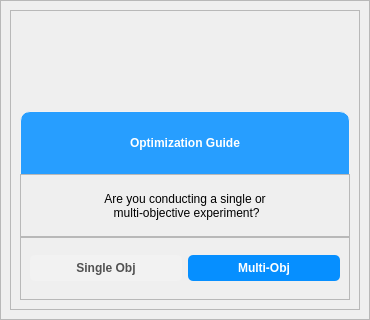
            <widget class="QWidget" name="modelPage">
             <property name="styleSheet">
              <string notr="true">QLabel{
	font:  12pt &quot;Calibri&quot;;
color:black;
}</string>
             </property>
             <layout class="QVBoxLayout" name="verticalLayout_9">
              <property name="leftMargin">
               <number>0</number>
              </property>
              <property name="topMargin">
               <number>0</number>
              </property>
              <property name="rightMargin">
               <number>0</number>
              </property>
              <property name="bottomMargin">
               <number>0</number>
              </property>
              <item>
               <widget class="QFrame" name="frame_4">
                <property name="frameShape">
                 <enum>QFrame::StyledPanel</enum>
                </property>
                <property name="frameShadow">
                 <enum>QFrame::Raised</enum>
                </property>
                <layout class="QVBoxLayout" name="verticalLayout_8">
                 <item alignment="Qt::AlignHCenter|Qt::AlignTop">
                  <widget class="QFrame" name="frame_22">
                   <property name="minimumSize">
                    <size>
                     <width>350</width>
                     <height>300</height>
                    </size>
                   </property>
                   <property name="styleSheet">
                    <string notr="true">#frame_23 {
    border-left: 1px solid #f2f2f2;
    border-right: 1px solid #f2f2f2;
    border-top: 1px solid #f2f2f2;
}

#frame_24 {
    border-left: 2px solid #f2f2f2;
    border-right: 2px solid #f2f2f2;
}

#frame_25 {
    border-left: 2px solid #f2f2f2;
    border-right: 2px solid #f2f2f2;
    border-bottom: 2px solid #f2f2f2;
}
</string>
                   </property>
                   <property name="frameShape">
                    <enum>QFrame::StyledPanel</enum>
                   </property>
                   <property name="frameShadow">
                    <enum>QFrame::Raised</enum>
                   </property>
                   <layout class="QVBoxLayout" name="verticalLayout_20">
                    <property name="spacing">
                     <number>0</number>
                    </property>
                    <property name="topMargin">
                     <number>100</number>
                    </property>
                    <item>
                     <widget class="QFrame" name="frame_23">
                      <property name="styleSheet">
                       <string notr="true">background-color: #279eff;
border-top-left-radius: 10px; /* Rounded top-left corner */
border-top-right-radius: 10px; /* Rounded top-right corner */
</string>
                      </property>
                      <property name="frameShape">
                       <enum>QFrame::StyledPanel</enum>
                      </property>
                      <property name="frameShadow">
                       <enum>QFrame::Raised</enum>
                      </property>
                      <layout class="QVBoxLayout" name="verticalLayout_21">
                       <item>
                        <widget class="QLabel" name="label_4">
                         <property name="styleSheet">
                          <string notr="true">QLabel{
	font:  12pt &quot;Calibri&quot;;
	font: 75 14pt &quot;Calibri&quot;;
font-weight:bold;
color:#fff;

}</string>
                         </property>
                         <property name="text">
                          <string>Optimization Guide</string>
                         </property>
                         <property name="alignment">
                          <set>Qt::AlignCenter</set>
                         </property>
                        </widget>
                       </item>
                      </layout>
                     </widget>
                    </item>
                    <item>
                     <widget class="QFrame" name="frame_24">
                      <property name="frameShape">
                       <enum>QFrame::StyledPanel</enum>
                      </property>
                      <property name="frameShadow">
                       <enum>QFrame::Raised</enum>
                      </property>
                      <layout class="QVBoxLayout" name="verticalLayout_22">
                       <item>
                        <widget class="QLabel" name="label_11">
                         <property name="text">
                          <string>Are you conducting a single or 
 multi-objective experiment?</string>
                         </property>
                         <property name="alignment">
                          <set>Qt::AlignCenter</set>
                         </property>
                        </widget>
                       </item>
                      </layout>
                     </widget>
                    </item>
                    <item>
                     <widget class="QFrame" name="frame_25">
                      <property name="frameShape">
                       <enum>QFrame::StyledPanel</enum>
                      </property>
                      <property name="frameShadow">
                       <enum>QFrame::Raised</enum>
                      </property>
                      <layout class="QHBoxLayout" name="horizontalLayout_8">
                       <item>
                        <widget class="QPushButton" name="btnSingleObj">
                         <property name="cursor">
                          <cursorShape>PointingHandCursor</cursorShape>
                         </property>
                         <property name="styleSheet">
                          <string notr="true">
QPushButton {
    color: white;                      /* Text color */
    border-radius: 5px;                /* Rounded corners */
    padding: 6px 12px;                 /* Padding inside button */
    font-weight: bold;                 /* Bold text */
background-color:#f2f2f2;
	font:  12pt &quot;Calibri&quot;;
color:#515151;


}</string>
                         </property>
                         <property name="text">
                          <string>Single Obj</string>
                         </property>
                        </widget>
                       </item>
                       <item>
                        <widget class="QPushButton" name="btnMultiObj">
                         <property name="cursor">
                          <cursorShape>PointingHandCursor</cursorShape>
                         </property>
                         <property name="styleSheet">
                          <string notr="true">QPushButton {
    color: white;                      /* Text color */
    padding: 6px 12px;                 /* Padding inside button */
    font-weight: bold;                 /* Bold text */
	background-color:#068fff;
	font:  12pt &quot;Calibri&quot;;
	border-radius:5px;

}</string>
                         </property>
                         <property name="text">
                          <string>Multi-Obj</string>
                         </property>
                        </widget>
                       </item>
                      </layout>
                     </widget>
                    </item>
                   </layout>
                  </widget>
                 </item>
                </layout>
               </widget>
              </item>
             </layout>
            </widget>
